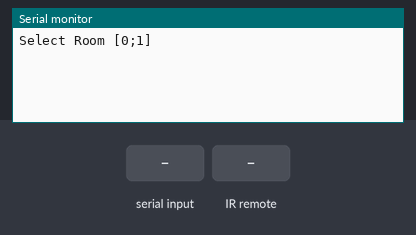
The sketch below on a simulated Arduino Uno, built with avr-gcc and run on an emulated ATmega328P. Parts: the last lines printed to the serial monitor. The test bench sets the inputs (shaded band).

Above: at 0.8 s.
0.9 s: "90,45,200\n" received over Serial
At 2.3 s:
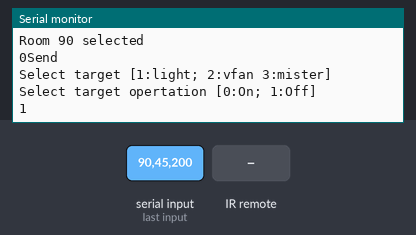
2.4 s: "30,150,10\n" received over Serial
At 3.7 s:
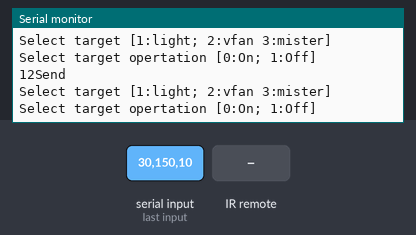
3.9 s: infrared code 0x1 received
At 4.8 s:
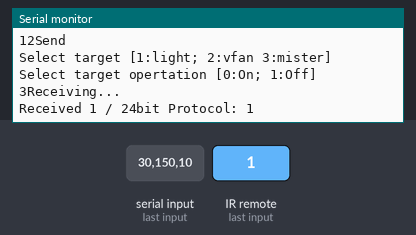

The sketch:

SendReceive.ino
```cpp
/*
  Simple example for receiving

  https://github.com/sui77/rc-switch/
*/

#include <RCSwitch.h>

RCSwitch myReceiver = RCSwitch();

RCSwitch mySender = RCSwitch();
int myRound = 0;

unsigned long vfan[2][2] = {{1117011, 1117810}, {2217011, 2217810}};
unsigned long mist[2][2] = {{1717200, 1817218}, {2218221, 2218230}};
//byte cooler = 5;
unsigned long light[2][2] = {{1330303, 1331818}, {2219331, 2219440}};
unsigned long cfan[2][2] = {{17400, 17418}, {2216441, 2216450}};
unsigned long heat[2][2] = {{17500, 17518}, {2215551, 2215560}};

int room = 9;
int target = 9;
int action = 0;
void setup() {
  Serial.begin(9600);
  Serial.setTimeout(999999);
  myReceiver.enableReceive(0);  // Receiver on interrupt 0 => that is pin #2
  mySender.enableTransmit(10);
  Serial.println("Select Room [0;1]");
  room = Serial.parseInt();
  Serial.print("Room "); Serial.print(room); Serial.println(" selected");
}

void loop() {

  Serial.print(myRound++);
  if ( myRound % 2 == 0) {
    while (myReceiver.available()) {
      Serial.println("Receiving...");
      int value = myReceiver.getReceivedValue();

      if (value == 0) {
        Serial.print("Unknown encoding");
      } else {
        Serial.print("Received ");
        Serial.print( myReceiver.getReceivedValue() );
        Serial.print(" / ");
        Serial.print( myReceiver.getReceivedBitlength() );
        Serial.print("bit ");
        Serial.print("Protocol: ");
        Serial.println( myReceiver.getReceivedProtocol() );
      }
      myReceiver.resetAvailable();
    }
  } else {
    Serial.println("Send");
    Serial.println("Select target [1:light; 2:vfan 3:mister]");
    target = Serial.parseInt();
    Serial.println("Select target opertation [0:On; 1:Off]");
    action = Serial.parseInt();
    switch (target) {
      case 1:
        mySender.send(light[room][action],24);
        Serial.println(light[room][action]);
        break;
      case 2:
        mySender.send(vfan[room][action],24);
        Serial.println(vfan[room][action]);
        break;
      case 3:
        mySender.send(mist[room][action],24);
        Serial.println(mist[room][action]);
//        delay(3000);
//        Serial.println(mist[room][1]);
        break;
    }
    //mySender.sendTriState("00000FFF0F0F");
  }
  delay(1000);
}
```

Measured:
- after the input at 0.9 s, the serial monitor: prints a new line at once (image 1)
- after the input at 3.9 s, the serial monitor: prints a new line after 0.07 s (image 3)
